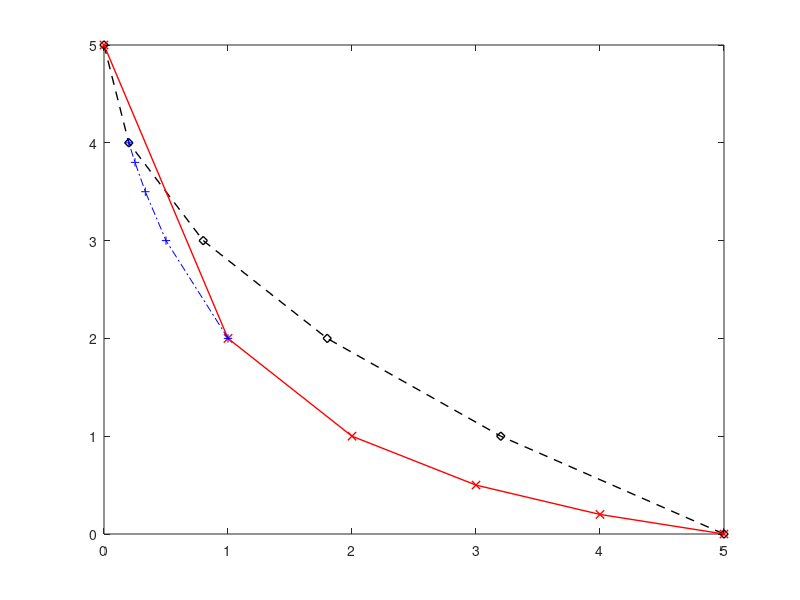

Recreate this plot in MATLAB. (Note: this script raises an error after producing the figure.)
% function func_partialDecomposition(N, K, t) 
clc; close all;
% if nargin == 3   % if the number of inputs equals 3
% sample_interval = 10; % then make the fourth value, sample_interval, equal to my default value, 51.
% end

%% 0.  Setting. 
N = 5; K = 5; t = 2; 
% directory = '~/home/kzhang/Dropbox/Work/3rd_paper_ISIT_2017/codes/Caching_v3/RunningTempFiles/'
directory = 'C:\Users\Kai Zhang\Documents\MATLAB\';
% directory = pwd;
files = 1 : N;

%% 1.  Plot Tian v.s. Yu.
N_tilde = min(N, K);
figure
linewidth = 1;
% Tian
t_axis = 0:K; % 
M_Tian = t_axis.*((N-1)*t_axis+K-N)/K/(K-1);
R_Tian =  N*(K - t_axis)/K;
plot(M_Tian, R_Tian, 'kd--','LineWidth',linewidth);

% Yu 
hold on
t_axis = 0:K-1;
M_Yu = t_axis*N/K;
R_Yu = zeros(size(t_axis)); 
for iR = 1:length(t_axis)
    if K - N_tilde >= t_axis(iR)+1
        R_Yu(iR) = (nchoosek(K, t_axis(iR)+1) - nchoosek(K - N_tilde, t_axis(iR)+1)) / nchoosek(K,t_axis(iR));
    else
        R_Yu(iR) = nchoosek(K, t_axis(iR)+1) / nchoosek(K, t_axis(iR));
    end
end
M_Yu = [M_Yu, N];
R_Yu = [R_Yu, 0];
plot(M_Yu,R_Yu, 'rx-','LineWidth',linewidth);

M_Jesus = zeros(1,N);
R_Jesus = zeros(1,N);
for g = 1:N
    M_Jesus(g) = N/(K*g);
    R_Jesus(g) = N - N/K*(N+1)/(g+1);
end
plot(M_Jesus, R_Jesus, 'b+-.');

%% 2.  Demand types
partition = intpartgen(K, N);
partition = cell2mat(partition(end));

d_num = size(partition, 1); % Number of demand types

%% 4. For each demand.
num_var_total = 0;
test = 0;
for ip = 1 : size(partition, 1)
    disp([num2str(ip/size(partition, 1)*100), '%'])
    
    % Generate coefficients a: matrix "demand number" x "decomposition number in each demand"
    d = zeros(1, sum(partition(ip,:)));
    d_start = 1;
    for sym = 1:N  % d -> demandFile: [3,1,0](N-dimensional) -> [1,1,1,2](K-dimensional), i.e. (A,A,A,B)
        d(d_start: d_start + partition(ip, sym) -1) = files(sym)*ones(1, partition(ip, sym));
        d_start = d_start + partition(ip, sym); % the third demand type d = (A,A,B,C)
    end
    m_vector = partition(ip, :);

    % For this t: this d: All possible transmission types
    t_vector = [];
    t_vector_min = zeros(1, N);
    t_vector_max = zeros(1, N);
    for iN = 1:N
        t_vector_min(iN) = max(0, t+1-(K-partition(ip, iN)));
        t_vector_max(iN) = min(t+1, partition(ip, iN));
    end  
    
    t_vector_candidate_tmp = intpartgen(t+1, N);
    if t+1 >= N
        t_vector_candidate = cell2mat(t_vector_candidate_tmp(end));
    else %i.e. t+1 < N
        t_vector_candidate = [cell2mat(t_vector_candidate_tmp(end)), zeros(size(cell2mat(t_vector_candidate_tmp(end)), 1), N - (t+1))];
    end
    
    for icand = 1:size(t_vector_candidate, 1)
        temp = perms(t_vector_candidate(icand, :)); % for each candidate, generate all permutations
        temp = unique(temp, 'rows'); % might exist repetation
        satisfy_cond = (sum(t_vector_min <= temp, 2) + sum(temp <= t_vector_max, 2) == 2*N);
        t_vector_tmp = temp(find(satisfy_cond), :);
        t_vector = [t_vector; t_vector_tmp];
    end
    t_num = size(t_vector, 1); % number of transmission types

    % All possible decompositions of a transmission type
    num_of_t_vector = size(t_vector, 1);
    num_of_ways_to_decompose_a_t_vector = zeros(num_of_t_vector, 1);
    P_d = cell(num_of_t_vector, 1);
    for i_t_vector = 1: num_of_t_vector
        present_files = find(t_vector(i_t_vector, :) > 0); % those files present at this transmission type t
        P_d{i_t_vector} = SetPartition(present_files, length(present_files)); % all possible ways to decompose this transmission type t
        num_of_ways_to_decompose_a_t_vector(i_t_vector) = length(P_d{i_t_vector});
    end

    % Choices of decomposition pattern for all transmission types
    func_generateDecompositionCombination(num_of_ways_to_decompose_a_t_vector, num_of_t_vector);

    % Construct a, R_d_pd and DeltaM_d_Pd
    num_of_total_decomposition_ways = prod(num_of_ways_to_decompose_a_t_vector);
    a_d_Pd = zeros(num_of_total_decomposition_ways + 1, 1);
    R_d_Pd = zeros(1, num_of_total_decomposition_ways + 1);
    M_d_Pd = zeros(K, num_of_total_decomposition_ways + 1);
    fileID2 = fopen('pattern_choice.txt','r');
    for ipp = 1 : num_of_total_decomposition_ways
        %% ===== This part can be deleted. The purpose is to look at the result of the LP ===
        % ====== then find the non-zero alpha, see what the corresponding partition type it is  =====
%         test = test + 1
%         if ismember(test, [1           2           4          10            24          26        1155 ...
%                            1245        1795        3117        5492 ...
%                            5493       45067       45111 ...
%                            45114       45158       45338       45435       45438       45440])
%             fprintf("demand is: ");
%             m_vector
%             fprintf("transmission types are:")
%             t_vector
%             P_d
%             keyboard
%         end
        % ============================================================================
        
        
        % pattern = pattern_choice(:, ipp);  % fix a partition pattern for all t_vector
        pattern = fscanf(fileID2, '%d', size(num_of_ways_to_decompose_a_t_vector));
        
        % Calculate current_R
        current_R = 0;

        for t_vector_index = 1 : t_num % for each t_vector
            current_t_vector = t_vector(t_vector_index, :);
            P_t_d = P_d{t_vector_index}{pattern(t_vector_index)}; % all partitions in a t_vector
            for iP = 1 : size(P_t_d, 2) % how many partitions in this t_vector
                P = P_t_d{iP};
                temp1 = 1; temp2 = 1; temp3 = 1;
                for in = 1: length(P) % for each file in P
                    n = P(in);
                    temp1 = temp1 * func_mynchoosek(m_vector(n), current_t_vector(n));
                    temp2 = temp2 * func_mynchoosek(m_vector(n)-1, current_t_vector(n));
                end
                supp_t = find(current_t_vector > 0);
                suppt_exclude_P = setdiff(supp_t, P);
                if ~isempty(suppt_exclude_P)
                    for is = 1 : length(suppt_exclude_P)
                        n = suppt_exclude_P(is);
                        temp3 = temp3 * func_mynchoosek(m_vector(n),  current_t_vector(n));
                    end
                end
                current_R = current_R + (temp1 - temp2) * temp3;
            end
        end

        % Calculate current_DeltaM
        current_DeltaM = zeros(K, 1);
        for k = 1:K
            current_DeltaM_k = 0;
            for t_vector_index = 1 : t_num % for each t_vector
                current_t_vector = t_vector(t_vector_index, :);
                if current_t_vector(d(k)) <= 0 % condition: t_(d_k) > 0
                    continue;
                end
                P_t_d = P_d{t_vector_index}{pattern(t_vector_index)}; % all partitions in a t_vector
                temp1 = func_mynchoosek(m_vector(d(k)) - 1, current_t_vector(d(k)) - 1);
                current_DeltaM_k_inside = 0;
                for iP = 1 : size(P_t_d, 2) % how many partitions in this t_vector
                    P = P_t_d{iP};
                    if ~isempty(find(P == d(k), 1))  % condition: d_k \notin P
                        continue;
                    end
                    temp2 = 1; temp3 = 1; temp4 = 1;
                    for in = 1:length(P)
                        n = P(in);
                        temp2 = temp2 * func_mynchoosek(m_vector(n), current_t_vector(n));
                        temp3 = temp3 * func_mynchoosek(m_vector(n)-1, current_t_vector(n));
                    end
                    supp_t = find(current_t_vector > 0);
                    suppt_exclude_P_and_dk = setdiff(supp_t, union(P, d(k)));
                    if ~isempty(suppt_exclude_P_and_dk)
                        for is = 1 : length(suppt_exclude_P_and_dk)
                            n = suppt_exclude_P_and_dk(is);
                            temp4 = temp4 * func_mynchoosek(m_vector(n), current_t_vector(n));
                        end
                    end
                    current_DeltaM_k_inside = current_DeltaM_k_inside + (temp2 - temp3) * temp4;
                end
                current_DeltaM_k = current_DeltaM_k + temp1 * current_DeltaM_k_inside;
            end
            current_DeltaM(k) = current_DeltaM_k;
        end

        R_d_Pd(ipp) = current_R;
        M_d_Pd(:,ipp) = N*nchoosek(K-1,t-1) - current_DeltaM;
    end
    fclose(fileID2);
    
    % Add special uncoded transmission
    current_DeltaM = min(K-t, N_tilde) * func_mynchoosek(K-1, t-1) * ones(K, 1);
    M_d_Pd(:, end) = N * func_mynchoosek(K-1, t-1) - current_DeltaM;
    R_d_Pd(end) = min(K-t, N_tilde) * func_mynchoosek(K,t);
    
    %% ===== This part can be deleted. The purpose is to look at the result of the LP ===
    % ====== then find the non-zero alpha, see what the corresponding partition type it is  =====
%     test = test + 1
%     if ismember(test, [1           2           4          10          24          26 ...
%                      1155        1245        1795        3117        5492        5493...
%                       45067       45111       45114       45158       45338       45435...
%                        45438       45440])
%         fprintf("demand is: ");
%         m_vector
%         fprintf("special uncoded\n");
%         keyboard
%     end
    
    % ============================================================================
    
    
    % Save M_d_Pd and R_d_Pd
    num_var = length(a_d_Pd);
    filename = strcat(directory, '\N=', int2str(N),',K=',int2str(K),',t=', int2str(t), ', demand=',int2str(d), '.mat'); 
    save(filename,'M_d_Pd','R_d_Pd','P_d','a_d_Pd', 'num_var'); % ,'pattern_choice');
    num_var_total = num_var_total + num_var;
end

%% Find conor points
corner_points = [M_Tian(t+1), R_Tian(t+1); M_Yu(t+1), R_Yu(t+1)];
ifAlreadyTeated = [0]; % this segment between Tian and Yu has not been tested yet

A = zeros(K * size(partition, 1) + size(partition, 1), num_var_total);
col_current_pos = 0; % set the current position of column to 1
Aeq = zeros(size(partition, 1), num_var_total + 2);
for ip = 1 : size(partition, 1)
    disp([num2str(ip/size(partition, 1)*100), '%'])
    
    % Generate coefficients a: matrix "demand number" x "decomposition number in each demand"
    d = zeros(1, sum(partition(ip,:)));
    d_start = 1;
    for sym = 1:N  % d -> demandFile: [3,1,0](N-dimensional) -> [1,1,1,2](K-dimensional), i.e. (A,A,A,B)
        d(d_start: d_start + partition(ip, sym) -1) = files(sym)*ones(1, partition(ip, sym));
        d_start = d_start + partition(ip, sym); % the third demand type d = (A,A,B,C)
    end
    filename = strcat(directory, '\N=', int2str(N),',K=',int2str(K),',t=', int2str(t), ', demand=',int2str(d), '.mat'); 
    load(filename,'M_d_Pd','R_d_Pd','P_d','a_d_Pd', 'num_var'); % ,'pattern_choice');
    A(1 + (ip-1)*K: K + (ip-1)*K, col_current_pos + 1:col_current_pos + num_var) = M_d_Pd;  % A is a big block-diagonal matrix, each block correspond to a d
    A(K * size(partition, 1) + ip, col_current_pos + 1:col_current_pos + num_var) = R_d_Pd;
    Aeq(ip, col_current_pos + 1:col_current_pos + num_var) = ones(1, num_var);
    col_current_pos = col_current_pos + num_var;
end
A = [A, zeros(size(A, 1), 2)]; % add for M and R
A(1:K*size(partition, 1), end-1) = -nchoosek(K,t);
A(K*size(partition, 1)+1:end, end) = -nchoosek(K,t);
a_d_Pd = zeros(num_var_total + 2, 1); % reset a_d_Pd to the total number of variables, plus M and R
% f = [zeros(num_var_total, 1); (corner_points(2,2) - corner_points(1,2))/(corner_points(1,1) - corner_points(2,1)); 1];
b = zeros(K* size(partition, 1) + size(partition, 1), 1); 
beq = ones(size(partition, 1), 1);
% lb = [zeros(num_var_total, 1); corner_points(1,1); corner_points(2,2)];
% ub = [ones(num_var_total, 1); corner_points(2,1); corner_points(1,2)];
options = optimoptions('linprog','Algorithm','dual-simplex','Display','none','OptimalityTolerance',1.0000e-07);
corner_points = func_findCornerPoint(N, num_var_total, A,b,Aeq,beq, options, corner_points, ifAlreadyTeated);

legendCell = [{'Tian-Chen scheme'}; {'Yu et al. scheme'};{'Gomez-Vilardebo scheme'}];

if size(corner_points, 1) == 2
    fprintf("No corner points\n")
else
	plot(corner_points(:,1), corner_points(:,2), 'b-o')
%     legendCell = [legendCell; num2str([corner_points(2:end-1,1), corner_points(2:end-1,2)])];
    legendCell = [legendCell; {'Partial decomposition'}];
end
plot([M_Tian(t+1), M_Yu(t+1)], [R_Tian(t+1), R_Yu(t+1)], 'm-.');
legendCell = [legendCell; {'Lower convex hull of known schemes'}];
legend(legendCell, 'AutoUpdate','off')

ah = gca;
% location of the plot to be zoomed in
s_pos = [1.15,  0.65, 1.55, 1.05];
% location of the zoom-in plot
t_pos = [1.8, 0.6, 3.4, 2.1];
h=line([s_pos(1),t_pos(1)],[s_pos(4),t_pos(4)]);
set(h,'LineStyle',':','color','k');
h=line([s_pos(3),t_pos(3)],[s_pos(2),t_pos(2)]);
set(h,'LineStyle',':','color','k');
zoomPlot(ah, s_pos, t_pos);

    







